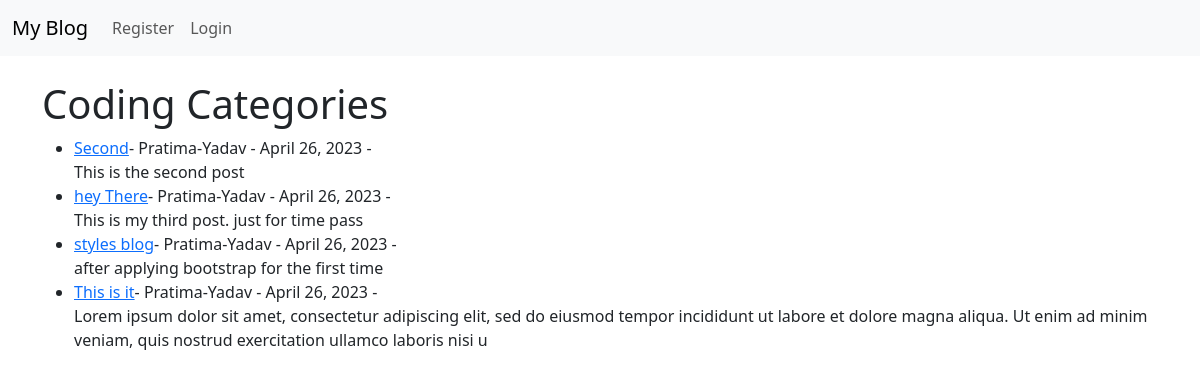
/category/coding/, run on the app's committed database.
### theblog/models.py (models this page shows, shortened)
class Post(models.Model):
    title=models.CharField(max_length=255)
    title_tag=models.CharField(max_length=255)
    author=models.ForeignKey(User, on_delete=models.CASCADE)
    body=models.TextField()
    post_date=models.DateField(auto_now_add=True)
    category=models.CharField(max_length=255,default='coding')
    likes=models.ManyToManyField(User,related_name='blog_posts')

### theblog/views.py (the view)
# urls.py: path('category/<str:cats>/',CategoryView,name='category'),
def CategoryView(request,cats):
    category_posts=Post.objects.filter(category=cats.replace('-', ' '))
    return render(request,'categories.html',{'cats':cats.title().replace('-',' '),'category_posts':category_posts})

### theblog/templates/categories.html (shortened to what this page needs)
{% extends 'base.html' %}
{% block content %}
        {% if  category_posts%}
                <h1>{{cats}} Categories</h1>
                <ul>
                {% for post in category_posts %}
                        <li><a href="">{{post.title}}</a>-
                        {{post.author.first_name}}-{{post.author.last_name}} - {{post.post_date}} -
                        <br>
                    {{post.body|slice:":200"|safe}}</li>
            {% endfor %}
                </ul>
        {% else %}
                Sorry this place does not exist!!
        {% endif %}
{% endblock%}

### data on the page
Post: title "Second", author.first_name "Pratima", author.last_name "Yadav", post_date "April 26, 2023", body "This is the second post"
Post: title "hey There", author.first_name "Pratima", author.last_name "Yadav", post_date "April 26, 2023", body "This is my third post. just for time pass"
Post: title "styles blog", author.first_name "Pratima", author.last_name "Yadav", post_date "April 26, 2023", body "after applying bootstrap for the first time"
Post: title "This is it", author.first_name "Pratima", author.last_name "Yadav", post_date "April 26, 2023", body "Lorem ipsum dolor sit amet, consectetur adipiscing elit, sed do eiusmod tempor incididunt ut labore et dolore magna aliqua. Ut enim ad minim veniam, quis nostrud exercitation ullamco laboris nisi u"

### other printed values
{{ cats }} "Coding"
